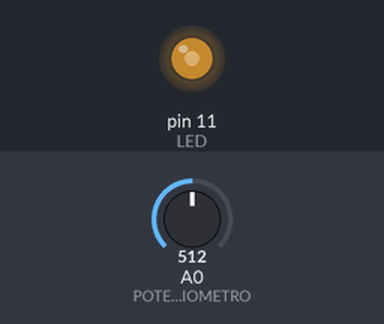
Recording of a sketch running on a simulated Arduino Uno, built with avr-gcc and run on an emulated ATmega328P. On the bench: output pins drawn as LEDs (lit = HIGH). The inputs (shaded band) are chosen by the test bench; at power-on: A0 (POTENCIOMETRO) = 512.

Above: at 1.2 s.
1.3 s: A0 (POTENCIOMETRO) set to 716
At 2.5 s:
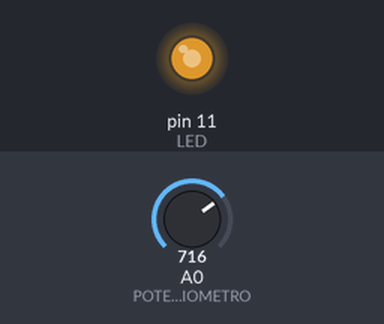
2.8 s: A0 (POTENCIOMETRO) set to 900
At 3.8 s:
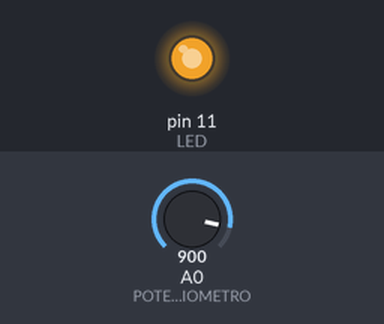
4.3 s: A0 (POTENCIOMETRO) set to 122
At 4.9 s:
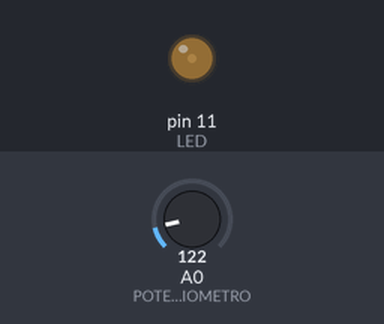
5.8 s: A0 (POTENCIOMETRO) set to 0
At 6.1 s:
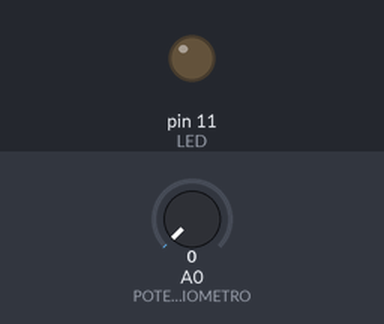
7.3 s: A0 (POTENCIOMETRO) set to 511
At 8.4 s:
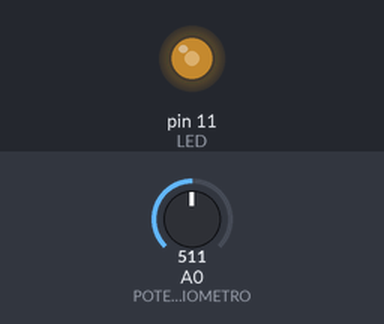
Timing chart, 0 to 9.8 s (numbered marks = the images above; inputs shaded):
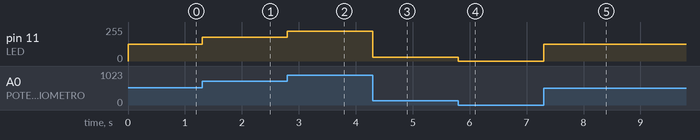

Measured:
- after the input at 1.3 s, pin 11 (LED): 127/255 → 178/255 at once
- after the input at 2.8 s, pin 11 (LED): 178/255 → 224/255 at once
- after the input at 4.3 s, pin 11 (LED): 224/255 → 30/255 at once
- after the input at 5.8 s, pin 11 (LED): 30/255 → 0/255 at once
- after the input at 7.3 s, pin 11 (LED): 0/255 → 127/255 at once

The sketch:

led_com_potenciometro_pwm.ino
```cpp
/*
  Led com potenciometro(PWM)
  by: JBarbosa
*/

const int POTENCIOMETRO = A0;
const int LED = 11;

int valorPotencia = 0;
int pwm = 0;

void setup() {
  pinMode(LED, OUTPUT);
}

void loop() {
  valorPotencia = analogRead(POTENCIOMETRO);
  pwm = map(valorPotencia, 0, 1022, 0, 255); // coloquei 1022 no lugar de 1023, poque o potenciometro meio que estava oscilando refletindo visivelmente no led
  analogWrite(LED, pwm);
}
```
